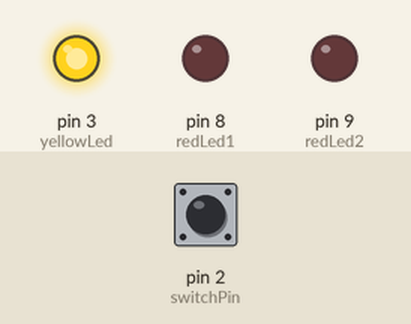
Simulated run of this sketch. Board: Arduino Uno, built with avr-gcc and run on an emulated ATmega328P. On the bench: output pins drawn as LEDs (lit = HIGH). Dashed ring = blinking. Inputs (shaded band) come from the test bench; at power-on: pin 2 (switchPin) HIGH.

Above: at 1.2 s.
1.3 s: pin 2 (switchPin) pulled LOW for 0.15 s
At 1.42 s:
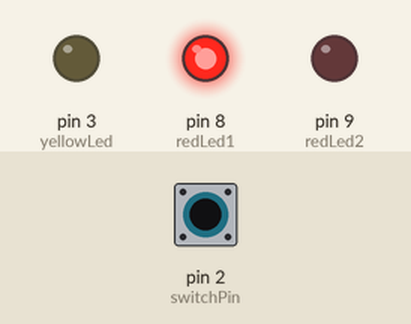
3.3 s: pin 2 (switchPin) pulled LOW for 3.2 s
At 3.67 s:
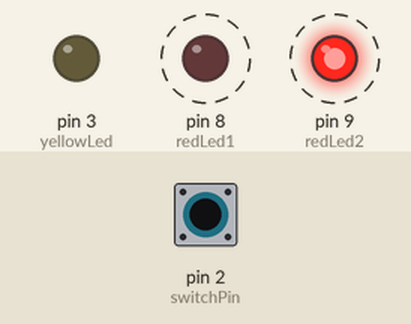
Timing chart, 0 to 8.3 s (numbered marks = the images above; inputs shaded):
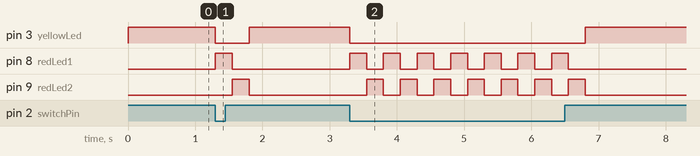

The sketch:

stut_spaceship02.ino
```cpp
const int redLed1 = 8;
const int redLed2 = 9;
const int yellowLed = 3;

const int switchPin = 2;

void setup() {
  // declare leds as output
  pinMode(redLed1, OUTPUT);
  pinMode(redLed2, OUTPUT);
  pinMode(yellowLed, OUTPUT);
  // declare switch as input
  pinMode(switchPin, INPUT);
}

void loop() {
  int switchState;
  switchState = digitalRead(switchPin);
  if(switchState == LOW){
    // turn main led off
    digitalWrite(yellowLed, LOW);
    // blink red leds
    digitalWrite(redLed1, HIGH);
    digitalWrite(redLed2, LOW);
    delay(250);
    digitalWrite(redLed1, LOW);
    digitalWrite(redLed2, HIGH);
    delay(250);
  } else {
    // turn off blinking leds
    digitalWrite(redLed1, LOW);
    digitalWrite(redLed2, LOW);
    // turn on main leds
    digitalWrite(yellowLed, HIGH);
  }
}
```

Measured:
- after the input at 1.3 s, pin 3 (yellowLed): HIGH → LOW at once, → HIGH 0.50 s later; pin 8 (redLed1): LOW → HIGH at once, → LOW 0.25 s later; pin 9 (redLed2): LOW → HIGH after 0.25 s, → LOW 0.25 s later
- after the input at 3.3 s, pin 3 (yellowLed): HIGH → LOW at once, → HIGH 3.5 s later; pin 8 (redLed1): alternates HIGH for 0.25 s and LOW for 0.25 s, 14 changes in all, then stays LOW, starting at once; pin 9 (redLed2): alternates HIGH for 0.25 s and LOW for 0.25 s, 14 changes in all, then stays LOW, starting after 0.25 s
